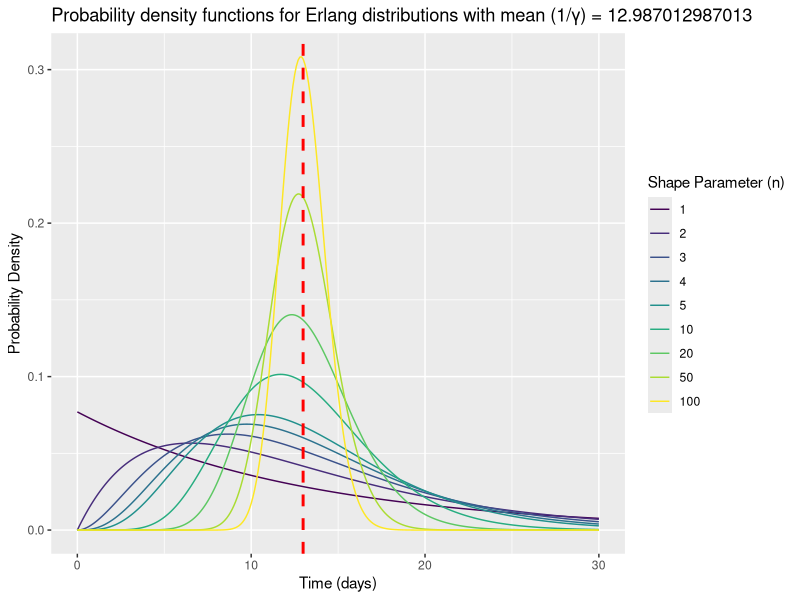
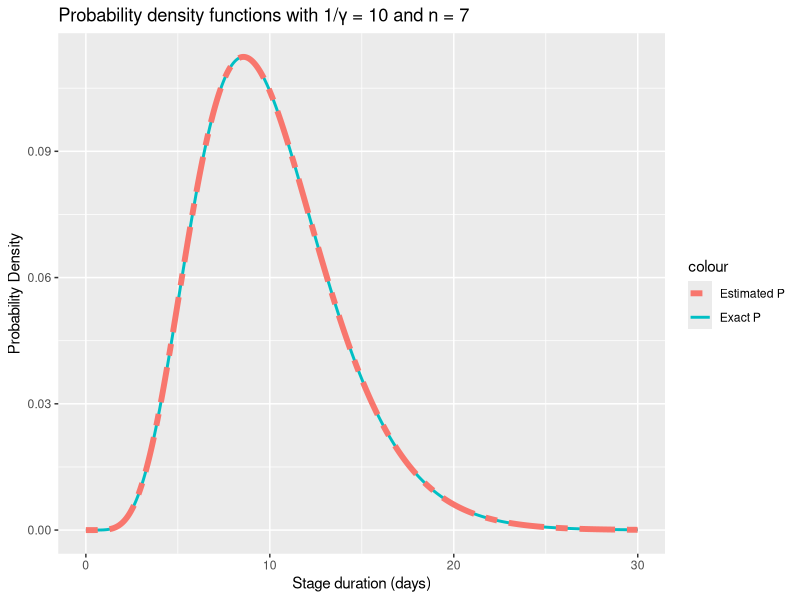
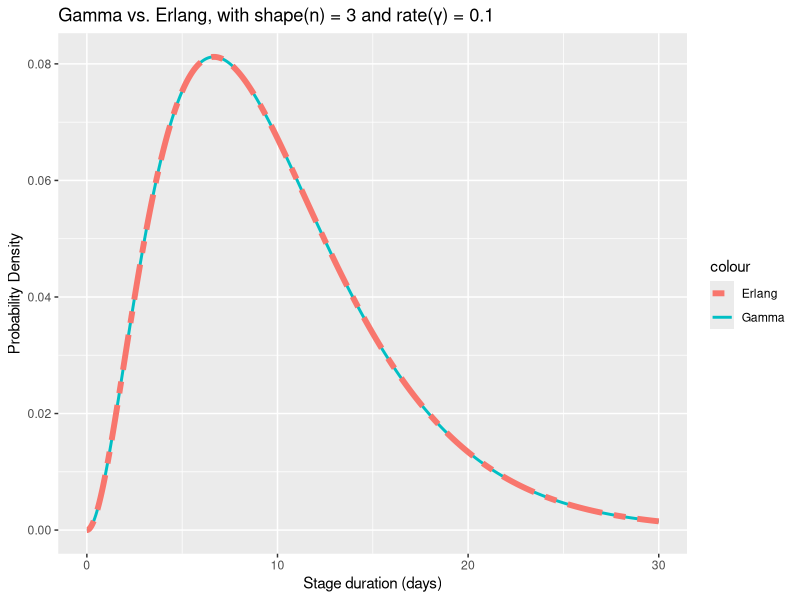

Write the R code that produced these figures, in order.
# Erlang Distribution
# Packages ####
library(viridis)
library(ggplot2)
library(deSolve)


# Exact Distribution ####
erlang <- function(x, n, γ) {
  (n*γ)^n*x^(n-1)*exp(-n*γ*x)/factorial(n-1)
}

plot_erlang <- function(x, n, γ) {
  if (length(n) > 1 & length(γ) > 1) {
    return("Only one parameter variable everytime :)")
  }
  df <- expand.grid(Time = x, Shape = n, Rate = γ)
  df$P <- with(df, erlang(Time, Shape, Rate))
  par_n <- max(length(n), length(γ))
  rand_col <- viridis(par_n)
  if (length(n) > length(γ)) (
    ggplot(df, aes(x=Time, y=P, color=factor(Shape))) + geom_line() +
      scale_color_manual(values = rand_col) +
      geom_vline(xintercept = 1/γ, color = "red", linetype = "dashed", linewidth = 1) +
      labs(title = paste("Probability density functions for Erlang distributions with mean (1/γ) =", 1/γ),
           x = "Time (days)",
           y = "Probability Density",
           color = "Shape Parameter (n)")
  )
  else if (length(γ) > length(n)) {
    ggplot(df, aes(x=Time, y=P, color=factor(Rate))) + geom_line() +
      scale_color_manual(values = rand_col) +
      labs(title = paste("Probability density functions for Erlang distributions with shape (n) =", n),
           x = "Time (days)",
           y = "Probability Density",
           color = "Scale Parameter (γ)")
  }
  else {
    ggplot(df, aes(x=Time, y=P)) + geom_line() +
      labs(title = paste("Probability density functions for Erlang distributions with shape (n) =", n, "and mean (1/γ) =", 1/γ),
           x = "Time (days)",
           y = "Probability Density")
  }
}

# Parameters
x <- seq(0,30, by=0.1)
n <- c(1,2,3,4,5,10,20,50,100)
γ <- 0.077
#n <- 10
#γ <- seq(0.1, 0.7, by=0.1)
#n <- 3
#γ <- 0.1
plot_erlang(x, n, γ)

#newmodel <- function(t, states, params) {
#  with(as.list(c(params)), {
#    boxes <- length(states) - 2
#    I <- states[1:boxes]
#    R <- states[boxes+1]
#    C <- states[boxes+2]
    
#    dI <- -(boxes*x+μ)*I
#    dI[2:boxes] <- dI[2:boxes]
#  })
#}

# Exact vs. Expact ####
model <- function(t, states, params) {
  with(as.list(c(states, params)), {
    dI <- numeric(n)
    #states <- c(states[1], numeric(n-1), states[2])
    dI[1] <- -(n*γ + μ)*states[1]
    if (n>1) {
      for (i in 2:n) {
        dI[i] <- n*γ*states[i-1] - (n*γ + μ)*states[i]
      }
    }
    dR <- n*γ*states[n] - μ*R
    list(c(dI, dR))
  })
}

compare <- function(time, n, γ, μ, states, model) {
  params <- c(γ = γ, μ = μ, n = n)
  df <- data.frame(Time = time)
  df$P <- erlang(time, n, γ)
  soln <- ode(y = states,
              times = time, 
              func = model, 
              parms = params)
  
  df$P_est <- c(diff(soln[,"R"])/diff(time), NA)
  ggplot(df, aes(x=Time)) +
    geom_line(aes(y = P, col = "Exact P"), linewidth = 1) +
    geom_line(aes(y = P_est, col = "Estimated P"), linewidth = 2, linetype = "twodash") +
    labs(title = paste("Probability density functions with 1/γ =", 1/γ, "and n =", n), 
         x = "Stage duration (days)",
         y = "Probability Density")
}


states <- c(I1 = 1, I2 = 0, I3 = 0, 
            I4 = 0, I5 = 0, I6 = 0,
            I7 = 0, R = 0)
time <- seq(0,30,by=0.01)
n <- 7
γ <- 0.1
μ <- 0
compare(time, n, γ, μ, states, model)


# Gamma vs. Erlang (check)
#library(tidyr)

times <- seq(0,30,by=0.01)
n <- 3
γ <- 0.1
df <- data.frame(Time = times,
                 Gamma = dgamma(times, n, n*γ),
                 Erlang = erlang(times, n, γ))
#df <- tidyr::gather(df, key = "Type", value = "PDF", -Time)
#ggplot(df, aes(x = Time, y = PDF, color = Type)) +
#  geom_line() +
#  labs(title = paste("Gamma vs. Erlang, with shape(n) =", n, "and rate(γ) =", γ), 
#       x = "Time (days)",
#       y = "Probability Density") +
#  theme_minimal()

ggplot(df, aes(x=Time)) +
  geom_line(aes(y = Gamma, col = "Gamma"), linewidth = 1) +
  geom_line(aes(y = Erlang, col = "Erlang"), linewidth = 2, linetype = "twodash") +
  labs(title = paste("Gamma vs. Erlang, with shape(n) =", n, "and rate(γ) =", γ), 
       x = "Stage duration (days)",
       y = "Probability Density")
